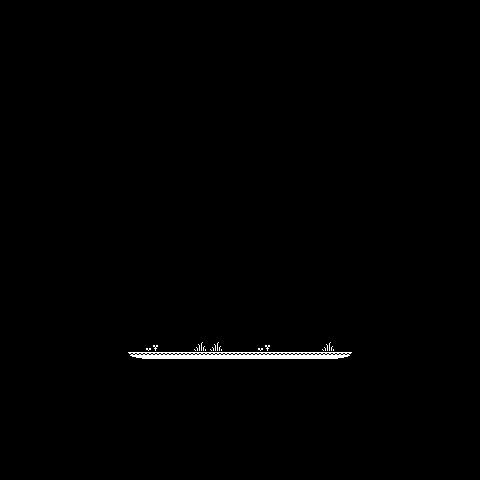

A 2D game scene composited from a Tiled map and its tileset images. What follows is a short description and the map's XML, with each tile layer's data collapsed to a summary:
An orthogonal 30x30 tile map with 16x16 px tiles, 3 tile layers (Background, Platform, Details).

<map version="1.10" tiledversion="1.10.2" orientation="orthogonal" renderorder="right-down" width="30" height="30" tilewidth="16" tileheight="16" infinite="0" nextlayerid="7" nextobjectid="1">
 <tileset firstgid="1" name="1-bit-tileset" tilewidth="16" tileheight="16" tilecount="400" columns="20">
  <image source="monochrome_tilemap_packed.png" width="320" height="320" />
  <tile id="63">
   <properties>
    <property name="collides" type="bool" value="true" />
   </properties>
  </tile>
  <tile id="64">
   <properties>
    <property name="collides" type="bool" value="true" />
   </properties>
  </tile>
  <tile id="65">
   <properties>
    <property name="collides" type="bool" value="true" />
   </properties>
  </tile>
  <tile id="66">
   <properties>
    <property name="collides" type="bool" value="true" />
   </properties>
  </tile>
  <tile id="83">
   <properties>
    <property name="collides" type="bool" value="true" />
   </properties>
  </tile>
  <tile id="84">
   <properties>
    <property name="collides" type="bool" value="true" />
   </properties>
  </tile>
  <tile id="85">
   <properties>
    <property name="collides" type="bool" value="true" />
   </properties>
  </tile>
  <tile id="86">
   <properties>
    <property name="collides" type="bool" value="true" />
   </properties>
  </tile>
  <tile id="103">
   <properties>
    <property name="collides" type="bool" value="true" />
   </properties>
  </tile>
  <tile id="104">
   <properties>
    <property name="collides" type="bool" value="true" />
   </properties>
  </tile>
  <tile id="105">
   <properties>
    <property name="collides" type="bool" value="true" />
   </properties>
  </tile>
  <tile id="106">
   <properties>
    <property name="collides" type="bool" value="true" />
   </properties>
  </tile>
  <tile id="123">
   <properties>
    <property name="collides" type="bool" value="true" />
   </properties>
  </tile>
  <tile id="124">
   <properties>
    <property name="collides" type="bool" value="true" />
   </properties>
  </tile>
  <tile id="125">
   <properties>
    <property name="collides" type="bool" value="true" />
   </properties>
  </tile>
  <tile id="126">
   <properties>
    <property name="collides" type="bool" value="true" />
   </properties>
  </tile>
  <tile id="143">
   <properties>
    <property name="collides" type="bool" value="true" />
   </properties>
  </tile>
  <tile id="144">
   <properties>
    <property name="collides" type="bool" value="true" />
   </properties>
  </tile>
  <tile id="145">
   <properties>
    <property name="collides" type="bool" value="true" />
   </properties>
  </tile>
  <tile id="146">
   <properties>
    <property name="collides" type="bool" value="true" />
   </properties>
  </tile>
 </tileset>
 <layer id="4" name="Background" width="30" height="30">
  <data>[900 cells, 900 non-empty, 1 distinct tile ids]</data>
 </layer>
 <layer id="5" name="Platform" width="30" height="30">
  <data>[900 cells, 14 non-empty, 3 distinct tile ids]</data>
 </layer>
 <layer id="6" name="Details" width="30" height="30">
  <data>[900 cells, 5 non-empty, 2 distinct tile ids]</data>
 </layer>
</map>
